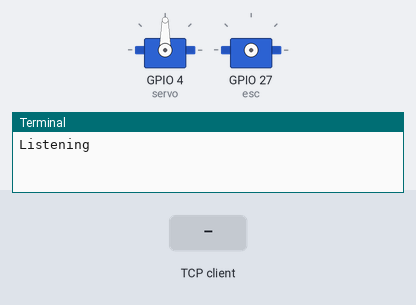
Bench run of a program on a simulated Raspberry Pi (BCM pin numbers). On the bench: 2 × servo, the last lines printed to the terminal. The test bench sets the inputs (shaded band). One TCP client connects 1 s after the port opens and stays connected; servo angles are drawn from the pulse width (0.5 ms = 0°, 2.5 ms = 180°).

Above: at 1.2 s.
1.3 s: the TCP client sends "forw"
2.8 s: the TCP client sends "reve"
At 3.7 s:
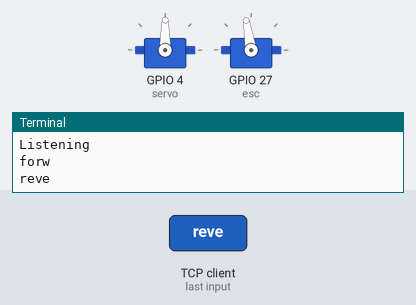
4.3 s: the TCP client sends "sign"
At 4.9 s:
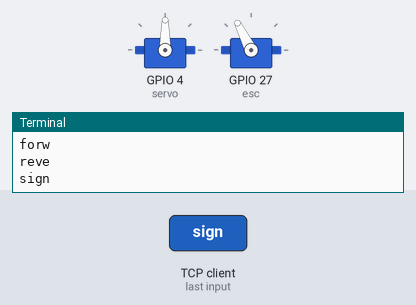
5.8 s: the TCP client sends "left"
At 6.8 s:
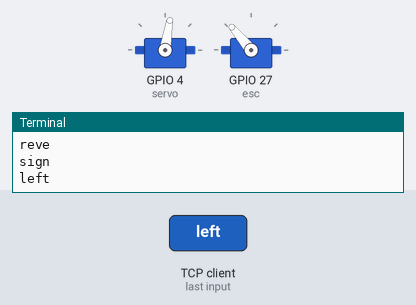
7.4 s: the TCP client sends "left"
At 8.0 s:
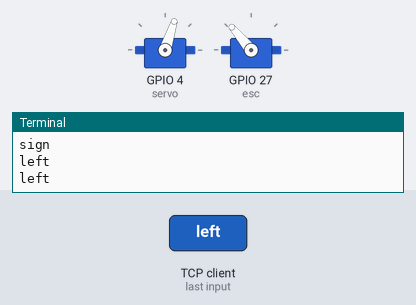
9.0 s: the TCP client sends "reve"
At 9.7 s:
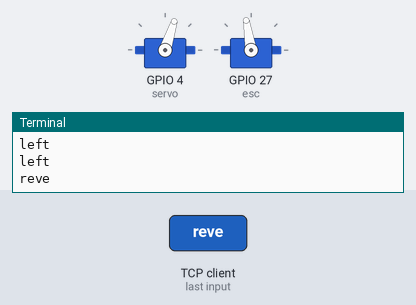
Timing chart, 0 to 11.5 s (numbered marks = the images above; inputs shaded):
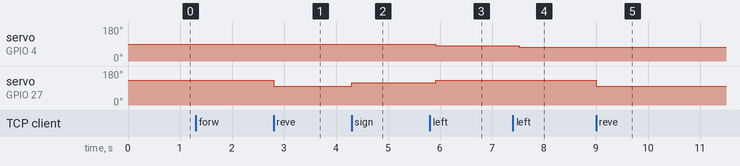

The program:

car.py
```python
#!/usr/bin/python             # This is server.py file
import socket                 # Import socket module
import time
import pigpio
import sys
#################### GPIO OUT PINS
pi = pigpio.pi()
#using BCM mode
esc = 27
servo = 4
#####################

pi.set_servo_pulsewidth(servo,1500)
pi.set_servo_pulsewidth(esc,0)


current_pos = 1500


def forward():
    forward_staright()
    pi.set_servo_pulsewidth(27,1970)
    #time.sleep(0.15)


def forward_staright():
    pi.set_servo_pulsewidth(servo,1500)
    global current_pos
    current_pos = 1500


#def forward_left():

   # GPIO.output(motorback_2,False)


#def forward_right():

    #GPIO.output(motorback_2,False)


def backward():

    pi.set_servo_pulsewidth(27,1600)
    time.sleep(0.05)


def left():
    global current_pos
    if current_pos >=1200:
        for pos in range (1,3):
            current_pos -=50
            time.sleep(0.06)
    pi.set_servo_pulsewidth(4,current_pos)
    pi.set_servo_pulsewidth(esc,1950)


def right():
    global current_pos
    if current_pos <= 1850 :
        for pos in range (1,3):
            current_pos +=50
            time.sleep(0.07)
    pi.set_servo_pulsewidth(4,current_pos)
    pi.set_servo_pulsewidth(esc,1950)


def clean():
    pi.set_servo_pulsewidth(servo,0)
    pi.set_servo_pulsewidth(esc,0)


def brake():
    pi.set_servo_pulsewidth(esc,0)

def sign():
    pi.set_servo_pulsewidth(esc,1800)
    time.sleep(0.4)
    pi.set_servo_pulsewidth(esc,0)


def stop():
    pi.set_servo_pulsewidth(esc,0)

s = socket.socket()           # Create a socket object
host = "0.0.0.0"              # Get local machine name
port = 12344                  # Port
s.bind((host, port))          # Bind to the port
s.listen(5)                   # Now wait for client connection.
print ("Listening")
c, addr = s.accept()          # Establish connection with client.

drive ={'forw':forward,
        #'fors':forward_staright,
        'left':left,
        'righ':right,
        #'forward_left':forward_left,
        #'forward_right':forward_right,
        'reve':backward,
        'brak':brake,
        'exit':stop,
        'sign':sign
        }


try:
 while True:
    data = c.recv(1024)
    msg = data.decode('utf-8')

    #print ('Got connection from', addr)

    if msg != 'brak':
        print(msg[:4])
    try:
        drive[msg[:4]]()
    except Exception as e:
        print(e)
        clean()
        c.close()
        print("Car connection closed")
        sys.exit()


except KeyboardInterrupt:
    pass

finally:
    c.close()
    clean()
    print("Car connection closed")
```

Measured:
- after the input at 2.8 s, servo on GPIO 27 (esc): 132° → 99° at once
- after the input at 4.3 s, servo on GPIO 27 (esc): 99° → 117° at once
- after the input at 5.8 s, servo on GPIO 4 (servo): 90° → 81° after 0.12 s; servo on GPIO 27 (esc): 117° → 130° after 0.12 s
- after the input at 7.4 s, servo on GPIO 4 (servo): 81° → 72° after 0.12 s
- after the input at 9.0 s, servo on GPIO 27 (esc): 130° → 99° at once
